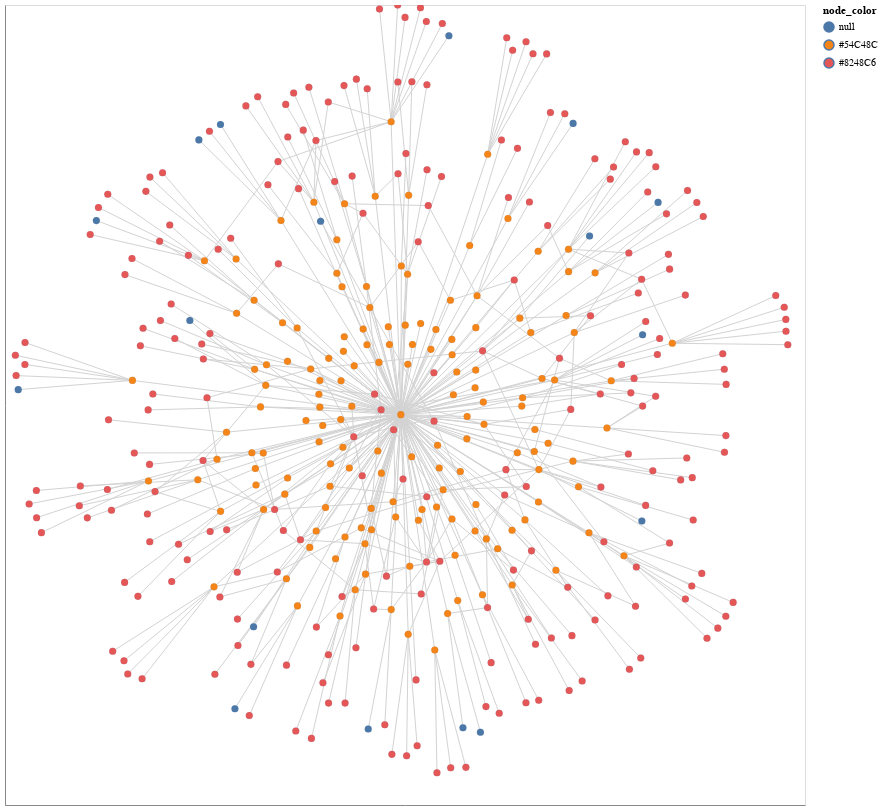

The notebook cell this image was saved under:
### Markdown cell above
Or visualise the researcher-affiliation relationship as a graph.

### Code cell
# Generate a graph from the co-authors and their affiliations
G = nx.Graph()

# add researchers as graph nodes
for index, row in rf.iterrows():
    G.add_node(row['orcid'], name=row['full_name'], node_color='#54C48C', type='researcher')
# add organisations as graph nodes
for index, row in of2.iterrows():
    G.add_node(row['wikidata'], name=row['name'], node_color='#8248C6', type='organisation')

# Convert from and to for researcher relationships into ORCID IDs (to map the node labels)
def force_pid(n):
    n['from'] = n['from'].split('/')[-1]
    n['to'] = n['to'].split('/')[-1]
    return n

# get co-author relationship with requested researcher
json = map(force_pid, r.json()[0]['relationships']['researcher-researcher'])
ef = pd.DataFrame(json, columns=['from', 'to'])

# get affiliation relationship for researchers
json = map(force_pid, r.json()[0]['relationships']['researcher-organisation'])
eo = pd.DataFrame(json, columns=['from', 'to'])

# add relationships as graph edges
G.add_edges_from(ef.to_numpy())
G.add_edges_from(eo.to_numpy())
    
# Compute positions for viz.
pos = nx.spring_layout(G)

options = {
    "font_size": 12,
    "node_size": 50,
    "edge_color": "lightgray",
    "linewidths": 0.1,
    "width": 1
}

# Show information about the graph
print(nx.info(G))
print("Network density:", nx.density(G))

# export graph to a gephi file
nx.write_gexf(G, "affiliationss.gexf")

# Draw the graph using altair
viz = nxa.draw_networkx(G, pos=pos, node_tooltip='name', node_color='node_color', **options).properties(width=800, height=800)
viz.interactive()

### Figure 1 — Vega-Lite specification as saved in the notebook (floating-point values rounded to 4 significant figures; data arrays with more than 128 entries replaced by an {"elided": "..."} marker saying what was removed)
{"config": {"view": {"continuousWidth": 400, "continuousHeight": 300}}, "layer": [{"data": {"name": "data-c5a0dae9616bf10d8bdbecb4149c7094"}, "mark": {"type": "line", "color": "lightgray", "opacity": 1, "strokeWidth": 1}, "encoding": {"detail": {"type": "quantitative", "field": "edge"}, "x": {"type": "quantitative", "axis": {"grid": false, "labels": false, "ticks": false, "title": ""}, "field": "x"}, "y": {"type": "quantitative", "axis": {"grid": false, "labels": false, "ticks": false, "title": ""}, "field": "y"}}, "selection": {"selector001": {"type": "interval", "bind": "scales", "encodings": ["x", "y"]}}}, {"data": {"name": "data-62935745d0779e3570b9672301b5193c"}, "mark": {"type": "point", "opacity": 1, "size": 50, "strokeWidth": 0.1}, "encoding": {"fill": {"type": "nominal", "field": "node_color"}, "tooltip": {"type": "nominal", "field": "name"}, "x": {"type": "quantitative", "axis": {"grid": false, "labels": false, "ticks": false}, "field": "x"}, "y": {"type": "quantitative", "axis": {"grid": false, "labels": false, "ticks": false}, "field": "y"}}}], "height": 800, "width": 800, "$schema": "https://vega.github.io/schema/vega-lite/v4.8.1.json", "datasets": {"data-c5a0dae9616bf10d8bdbecb4149c7094": {"elided": "1014 records"}, "data-62935745d0779e3570b9672301b5193c": {"elided": "397 records"}}}
